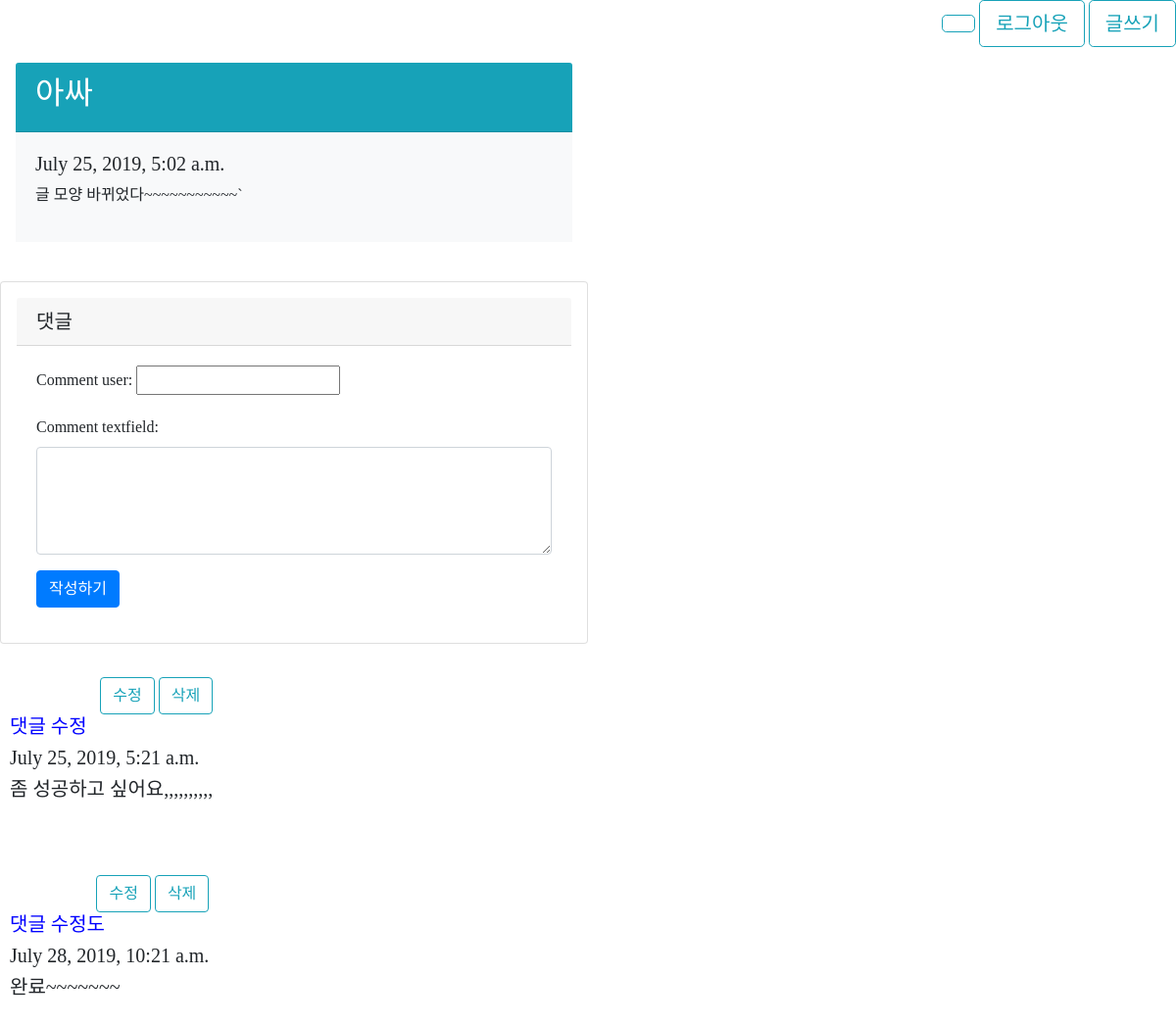
Screenshot of /funccrud/detail/9 with the database file from the repository.
### mycrud/models.py (models this page shows, shortened)
class Blog(models.Model):
    title = models.CharField(max_length = 100)
    pub_date = models.DateTimeField('date published')
    body = models.TextField()

class Comment(models.Model):
    blog = models.ForeignKey(Blog, on_delete=models.CASCADE, null=True, related_name='comments')
    comment_user = models.CharField(max_length=200, null=True)
    comment_date = models.DateTimeField(auto_now_add=True, null=True)
    comment_textfield = models.TextField()

### mycrud/views.py (the view)
# urls.py: path('detail/<int:blog_id>', views.detail, name = "detail"),
def detail(request, blog_id):
    blog_detail = get_object_or_404(Blog, pk = blog_id)
    comments = Comment.objects.filter(blog_id=blog_id)
    if request.method == 'POST':
        comment_form = BlogCommentForm(request.POST)
        comment_form.instance.blog_id = blog_id
        if comment_form.is_valid():
            comment_form.save()
    else :
        comment_form = BlogCommentForm()
    context = {
            'blog_detail' : blog_detail,
            'comments': comments,
            'comment_form': comment_form
    }
    return render(request, 'mycrud/detail.html', context)

### mycrud/forms.py
class BlogCommentForm(forms.ModelForm):
    class Meta:
        model = Comment
        fields = ['comment_user', 'comment_textfield']
        widgets = {
            'comment_textfield' : forms.Textarea(attrs={'class': 'form-control', 'rows': 4, 'cols': 40})
        }

### mycrud/templates/mycrud/detail.html (shortened to what this page needs)
{% load static %}
<!DOCTYPE html>
<html lang = "ko">
    <head>
        <link rel="stylesheet" href="https://maxcdn.bootstrapcdn.com/bootstrap/4.0.0-beta.2/css/bootstrap.min.css">
    </head>
    <body>
        <div class = "text-right">
         <button type="button" class="btn btn-outline-info btn-lg">{{user.username}}</button>
              <a href = "{% url 'logout' %}"><button type="button" class="btn btn-outline-info btn-lg">로그아웃</button></a>
         <a href = "{% url 'newblog' %}"><button type="button" class="btn btn-outline-info btn-lg">글쓰기</button></a></div>
       <div class = "card, w-50 p-3">
        <div class = "card-header bg-info text-white">
            <h2>{{blog_detail.title}}</h2>
            </div>
            <div class = "card-body bg-light">
            <h5>{{blog_detail.pub_date}}</h5>
            <p>{{blog_detail.body}}</p>
            </div>
            </div>
        <div class = "card my-4 , w-50 p-3">
            <h5 class = "card-header">댓글</h5>
            <div class = "card-body">
                <form method = "POST">
                    <div class = "form-group">{{comment_form.as_p}}</div>
                    <button type = "submit" class = "btn btn-primary">작성하기</button>
                </form>
            </div>
        </div>
        {% for comment in comments %}
            <div class="media mb-4">
                <span><div class="media-body">
                <div class = "comment, text-right">
                <a href = "{% url 'comment_update' comment.id %}"><button type="button" class="btn btn-outline-info">수정</button></a>
                <a href = "{% url 'comment_delete' comment.id %}"><button type="button" class="btn btn-outline-info">삭제</button></a>
                   </div>
                    <strong><h5 class="mt-0">{{ comment.comment_user }}</h5></strong>
                    <h5 class="mt-0">{{ comment.comment_date}}</h5>
                    <h5 class="mt-0">{{ comment.comment_textfield }}</h5>
                </div>
            </div>
        {% endfor %}
    </body>
</html>

### mycrud/templates/mycrud/detail.html (style rules this page uses)
body { font-family : 'UhBeeMiMi'; }
strong { color : blue; }
span { margin : 10px; }

### rows the page displays
Blog: title "아싸", pub_date "July 25, 2019, 5:02 a.m.", body "글 모양 바뀌었다~~~~~~~~~~~`"
Comment: comment_user "댓글 수정", comment_date "July 25, 2019, 5:21 a.m.", comment_textfield "좀 성공하고 싶어요,,,,,,,,,,"
Comment: comment_user "댓글 수정도", comment_date "July 28, 2019, 10:21 a.m.", comment_textfield "완료~~~~~~~"
